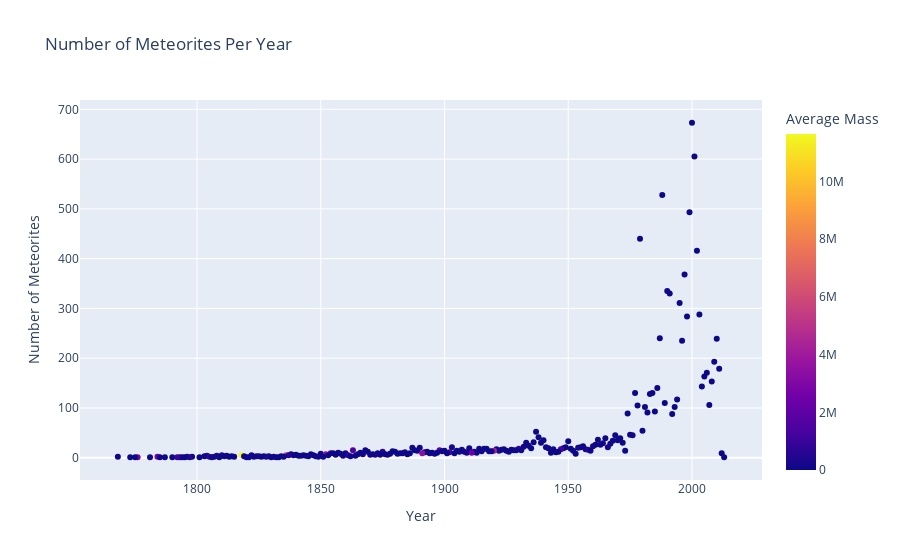

Source (notebook cell):
### Code cell
# Figure of the # of meteorites per year and their average mass

fig = px.scatter(filtered_meteorites_per_year,title="Number of Meteorites Per Year",
color=average_meteorite_mass_per_year,
labels={
    "index": "Year",
    "value": "Number of Meteorites",
    "color": "Average Mass"
}
)
fig.update_layout(showlegend=False)
fig.show()

### Figure 1 — Plotly figure (JSON) as saved in the notebook; plotly's stock layout.template omitted (floating-point values rounded to 4 significant figures; data arrays with more than 128 entries replaced by an {"elided": "..."} marker saying what was removed)
{"data": [{"hovertemplate": "Year=%{x}<br>Number of Meteorites=%{y}<br>Average Mass=%{marker.color}<extra></extra>", "legendgroup": "", "marker": {"color": {"elided": "226 float values"}, "coloraxis": "coloraxis", "symbol": "circle"}, "mode": "markers", "name": "", "orientation": "v", "showlegend": false, "type": "scatter", "x": {"elided": "226 int values"}, "xaxis": "x", "y": {"elided": "226 int values"}, "yaxis": "y"}], "layout": {"coloraxis": {"colorbar": {"title": {"text": "Average Mass"}}, "colorscale": [[0, "#0d0887"], [0.1111, "#46039f"], [0.2222, "#7201a8"], [0.3333, "#9c179e"], [0.4444, "#bd3786"], [0.5556, "#d8576b"], [0.6667, "#ed7953"], [0.7778, "#fb9f3a"], [0.8889, "#fdca26"], [1, "#f0f921"]]}, "legend": {"tracegroupgap": 0}, "showlegend": false, "title": {"text": "Number of Meteorites Per Year"}, "xaxis": {"anchor": "y", "domain": [0, 1], "title": {"text": "Year"}}, "yaxis": {"anchor": "x", "domain": [0, 1], "title": {"text": "Number of Meteorites"}}}}
